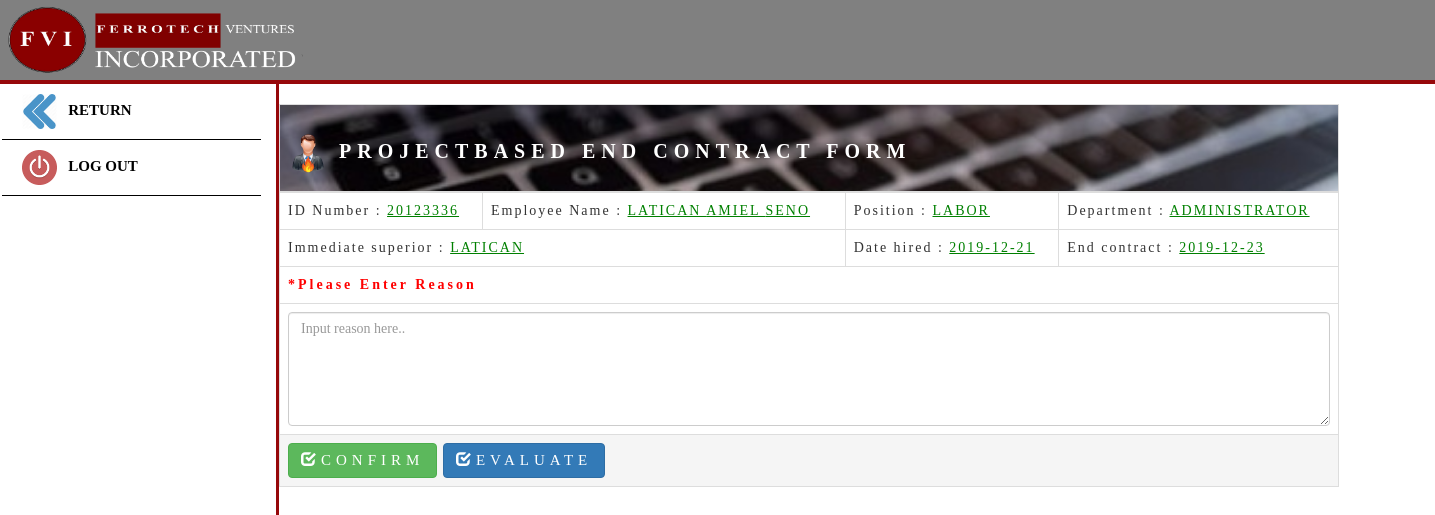
Page /projectbased_endconform.php?id=20123336&projectbased (signed in) on the committed database.
### tables this page shows
CREATE TABLE `tbl_applicants` (
  `ID` int(11) NOT NULL,
  `a_id` text NOT NULL,
  `a_fname` varchar(26) NOT NULL,
  `a_lname` varchar(26) NOT NULL,
  `a_mname` varchar(26) NOT NULL,
  `a_gender` varchar(6) NOT NULL,
  `a_civilStatus` varchar(10) NOT NULL,
  `a_contactNumber` varchar(15) NOT NULL,
  `a_religion` varchar(100) NOT NULL,
  `a_birthday` date NOT NULL,
  `a_age` int(2) NOT NULL,
  `a_region` varchar(255) NOT NULL,
  `a_provine` varchar(255) NOT NULL,
  `a_city` varchar(255) NOT NULL,
  `a_brgy` varchar(255) NOT NULL,
  `a_education` varchar(255) NOT NULL,
  `a_masters` varchar(255) NOT NULL,
  `a_empRecords` varchar(255) NOT NULL,
  `a_dateApplied` date NOT NULL,
  `a_position` varchar(255) NOT NULL,
  `a_dateApproved` date NOT NULL,
  `a_status` text NOT NULL
);

CREATE TABLE `tbl_applicant_field` (
  `ID` int(11) NOT NULL,
  `a_id` text NOT NULL,
  `a_superior` varchar(255) NOT NULL,
  `a_department` varchar(255) NOT NULL,
  `a_contactPerson` varchar(26) NOT NULL,
  `a_contactPersonNum` int(11) NOT NULL,
  `a_tax` varchar(255) NOT NULL,
  `a_tin` varchar(255) NOT NULL,
  `a_sss` varchar(255) NOT NULL,
  `a_pagibin` varchar(255) NOT NULL,
  `a_philHealth` varchar(255) NOT NULL,
  `a_dateHired` date NOT NULL,
  `a_dateEnd` date NOT NULL
);

### projectbased_endconform.php (the view, shortened to what this page needs)
<?php
$id=$_GET['id'];
?>
<!DOCTYPE html>
<html>
  <head>
     <link rel="stylesheet" href="Bootstrap_Files/libs/bootstrap/css/bootstrap.min.css" />
     <link rel="stylesheet" type="text/css" href="css/sidebar.css">
  </head>
<body>
<nav class="navbar navbar-inverse" style="background-color:gray; border: 0px; border-bottom:4px solid rgb(150, 8, 10); border-radius: 0; padding: 5px;">
  <div class="container-fluid">
    <img style="margin-left: -1%;" src="images/header.png" width="300px" height="70px">
  </div>
</nav>
<div class="sidebar col-sm-12 col-md-12 col-lg-6" style="margin-top:-20px;">
    <a href="projectbasedeval_list.php" style="text-decoration: none;"><li><span style="font-family: 'Calibri'"><img src="images/RETURN.png" height="35px"> &nbsp; RETURN </span></li></a>
     <a type="button" data-toggle="modal" data-target="#logout" style="text-decoration: none;">
    <li><span style="font-family: 'Calibri'"><img src="images/off.png" height="35px"> &nbsp; LOG OUT</span> </li></a>
</div>
	<?php
        $table_list_query = mysql_query("SELECT * from tbl_applicants where a_id = '$id'");
        $table_list_rows = mysql_fetch_array($table_list_query);
        $table_list_query_1 = mysql_query("SELECT * from tbl_applicant_field where a_id ='$id'");
		$table_list_rows_1 = mysql_fetch_array($table_list_query_1);
		$table_list_query_2 = mysql_query("SELECT * from tbl_end_contract where a_id ='$id'");
		$table_list_rows_2 = mysql_fetch_array($table_list_query_2);
    ?>
<form method="POST">
  <div class="container" style="margin-left:240px;">
    <div class="container" id="div-id-name" >
		<table class="table table-bordered" style="width: 93%;">
			 			<thead>
				<tr>
      			<th  colspan="6" style="letter-spacing: 2px; background-image: url(images/r.jpg); background-size: cover; background-repeat: no-repeat;">
      						<h3 style="font-family:'Calibri'; letter-spacing: 6px; color: white; font-weight: bold; font-size:20px;"><img src="images/endcon.png" width="40px" height="40px"> PROJECTBASED END CONTRACT FORM</h3>
      				</th>
				</tr>
			</thead>
			<tbody>
			<tr style="font-family: oblique;">
					<td>ID Number : <u><?php echo $table_list_rows['a_id']; ?></u></td>
					<td colspan="2">Employee Name : <u><?php echo $table_list_rows['a_lname']; echo" "; echo $table_list_rows['a_fname']; echo " "; echo $table_list_rows['a_mname'];?></u></td>
					<td>Position : <u><?php echo $table_list_rows['a_position']; ?></u></td>
					<td>Department : <u><?php echo $table_list_rows_1['a_department']; ?></u></td>
				</tr>
				<tr style="font-family: oblique;">
					<td colspan="3">Immediate superior : <u><?php echo $table_list_rows_1['a_superior'];?></u></td>
					<td>Date hired : <u><?php echo $table_list_rows_1['a_dateHired']; ?></u></td>
					<td>End contract : <u><?php echo $table_list_rows_1['a_dateEnd']; ?></u></td>
				</tr>
				<tr>
					<td colspan="6"  style="font-family:'Calibri'; font-weight: bold; color: red; letter-spacing: 3px;" >*Please Enter Reason</td>
				</tr>
				<tr>
					<td colspan="6" style="font-family: oblique;">
						<textarea name="endcon_reason" class="form-control" placeholder="Input reason here.." rows="5" required><?php echo $table_list_rows_2['a_reason'];?></textarea>
					</td>
				</tr>
				<tr>
					<td colspan="6" class="active" style="font-family:'Calibri'">
							<button style="letter-spacing: 5px; font-size: 15px;" name="btn_endcon" type="submit" class="btn btn-success" style="font-family:'Calibri'"><span class="glyphicon glyphicon-check"></span>CONFIRM</button>
      						<a style="letter-spacing: 5px; font-size: 15px;"  href="projectbasedevaluation.php?id=<?= $id ?>&projectbased" type="button" class="btn btn-primary"><span class="glyphicon glyphicon-check"></span>EVALUATE</a>
					</td>
				</tr>
		    </tbody>
		</table>
	</form>
<br><br>
</body>
</html>

### css/sidebar.css (style rules this page uses)
body { margin: 0px 0px; padding: 0px 0px; }
* { margin: 0px 0px; padding: 0px 0px; }
.sidebar { background-color:white; border-right:solid rgb(150, 8, 10); margin-left: -8px; width: 20%; height: 1500px; }
li { font-weight: bold; list-style-type: none; color: black; padding: 10px 20px; border-bottom:1px solid black; font-family: oblique; font-size: 15px; margin-left: -5px; }

### projectbased_endconform.php (style rules this page uses)
td { font-family: 'Calibri'; letter-spacing: 2px; }
u { color:green; text-transform: uppercase; }

### rows in the picture
tbl_applicants: a "20123336", a_lname "LATICAN", a_fname "AMIEL", a_mname "SENO", a_position "LABOR"
tbl_applicant_field: a_department "ADMINISTRATOR", a_superior "LATICAN", a_dateHired "2019-12-21", a_dateEnd "2019-12-23"
